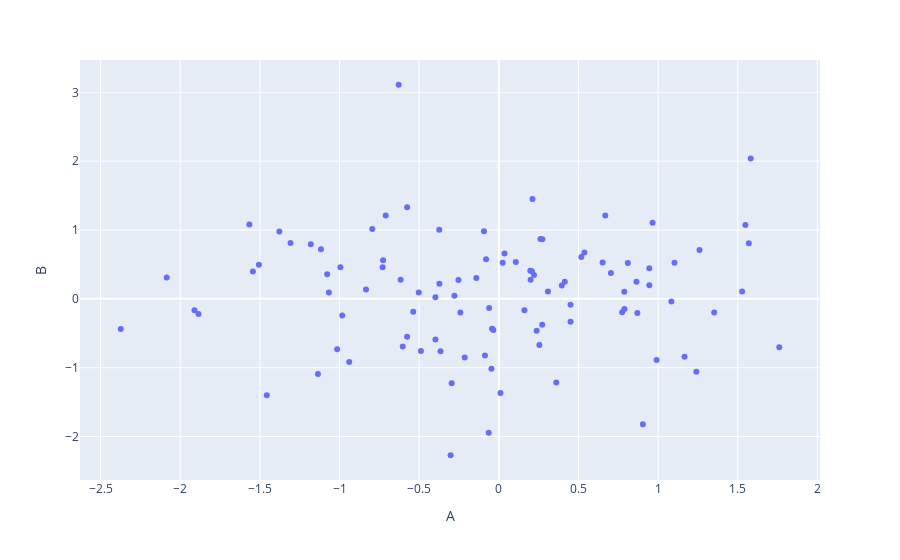

The notebook cell this image was saved under:
### Code cell
import plotly.express as px

px.scatter(df, x='A', y='B')
# fig.show()
